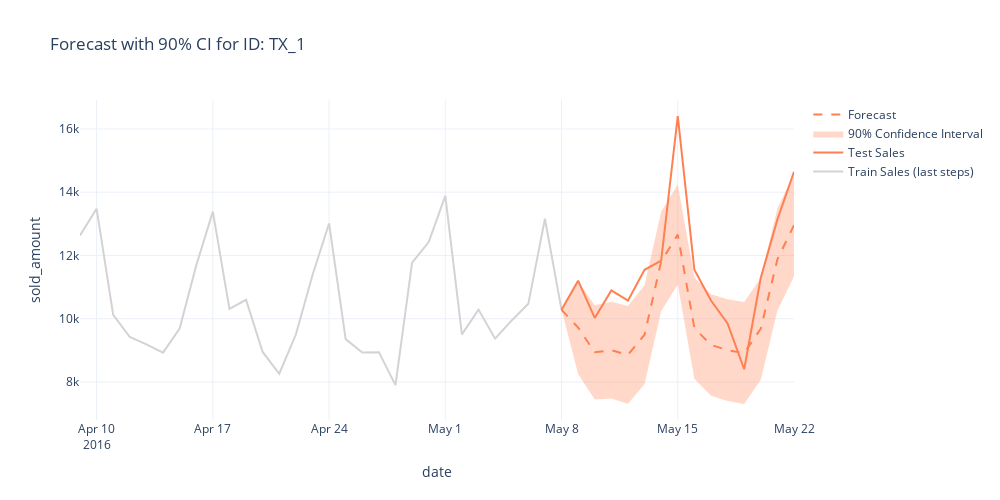
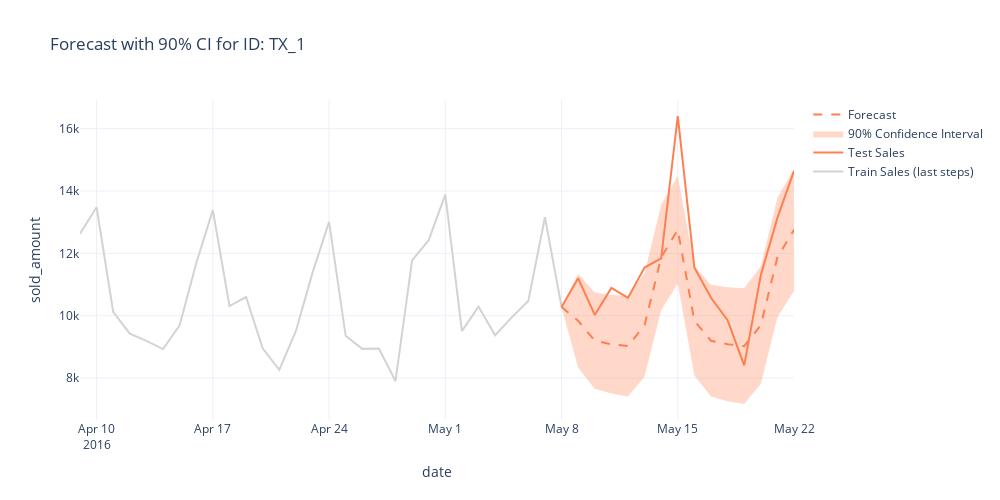
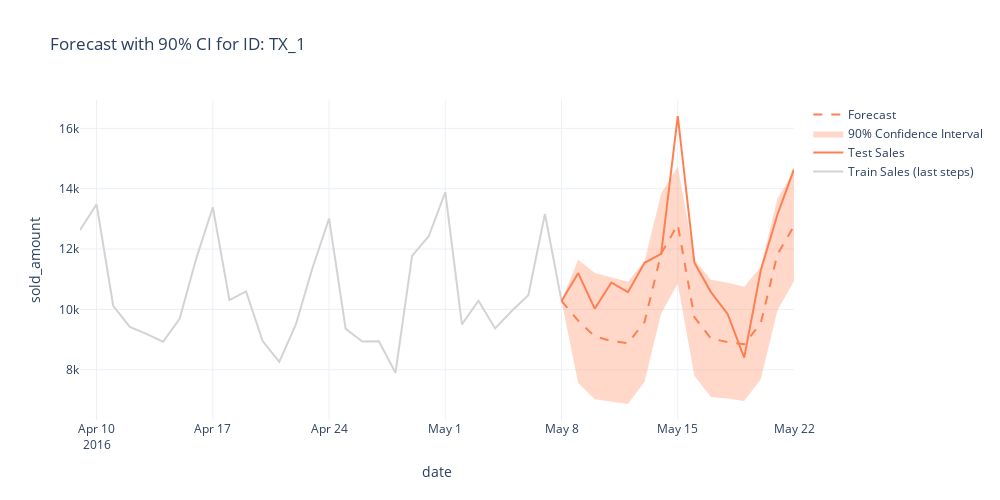
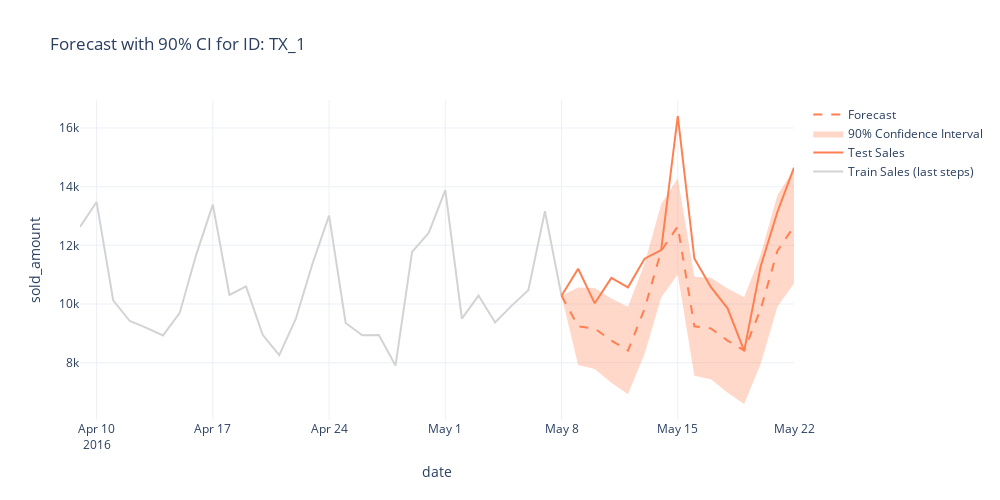

Notebook code for these charts, in order:
### Code cell
rnd_id = np.random.choice(scores_per_ts_df[id_col].unique())

for column in ['AutoARIMA', 'AutoETS', 'CES', 'MSTL', 'Theta']:
    
    print(f"Model: {column}") 

    plot_forecast_with_ci(
        forecasts_enr_df, 
        column_id=id_col,
        column_date=time_col,
        column_target=target_col,
        column_forecast=column,
        model_name=column,
        uid=rnd_id, 
        train_tail=30,
        ).show()
